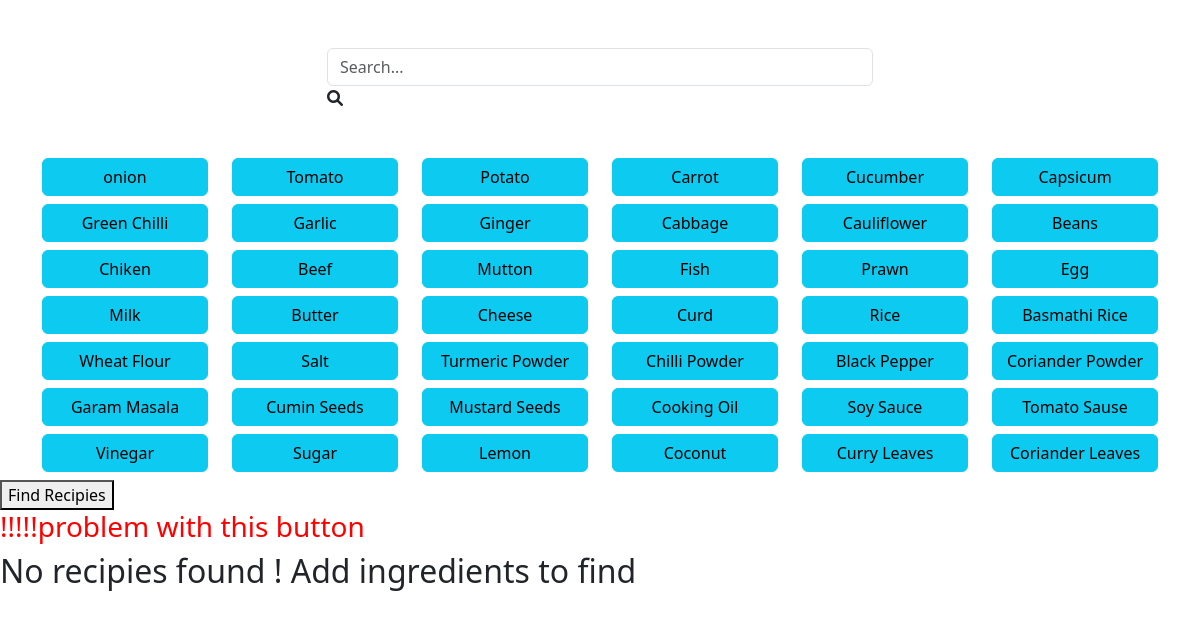
Screenshot of /user/ilist with the database file from the repository.
### frontmodules/models.py (models this page shows, shortened)
class Ingredient(models.Model):
    ingredient_name = models.CharField(max_length=100)
    price = models.PositiveIntegerField()

### frontmodules/views.py (the view, shortened to what this page needs)
# urls.py: path('ilist',IngredientListView.as_view(),name='ilist'),
class IngredientListView(View):
    def get(self,req):
        ingredients = Ingredient.objects.all()
        return render(req,'ingredientlist.html',{'ingredients':ingredients})

### frontmodules/templates/ingredientlist.html (shortened to what this page needs)
<!doctype html>
<html lang="en" data-bs-theme="light">
<head>
    <link href="https://cdn.jsdelivr.net/npm/bootstrap@5.3.8/dist/css/bootstrap.min.css" rel="stylesheet"
 />
</head>
<body>
    <link href="https://cdnjs.cloudflare.com/ajax/libs/font-awesome/6.0.0-beta3/css/all.min.css" rel="stylesheet">
    <div class="container mt-5">
        <div class="row justify-content-center">
            <div class="col-md-6">
                <div class="search-container">
                    <input type="text" id="search-box" class="form-control search-input" placeholder="Search...">
                    <i class="fas fa-search search-icon"></i>
                </div>
            </div>
        </div>
    </div>
    <div class="container mt-5">
        <div class="row ">
            {% for i in ingredients %}
            <div class="col-12 col-sm-6 col-md-4 col-lg-2">
                <button class="ingredient-button btn btn-info w-100 mb-2" data-id="{{i.id}}"
                    data-name="{{i.ingredient_name}}" style="color:black;">
                    {{ i.ingredient_name }}
                </button>
            </div>
            {% endfor %}
        </div>
    </div>
    <form method="post" action="{% url 'ilist' %}" id="recipie-form">
        <button type="submit">Find Recipies</button><span>
            <h3 style="color: red;">!!!!!problem with this button</h3>
        </span>
    </form>
    {% if recipies %}
    <h2>founded recipies</h2>
    {% for i in recipies %}
    <div class="d-flex ">
        <div class="border shadow black w-25 align-items-center justify-content-center"
            style="width: 50 px text-center">
            <h3>{{i.recipie_name}}</h3>
            <p>{{i.description}}</p>
            <a href="#" class="btn btn-primary m-3">make it</a>
        </div>
    </div>
    {% endfor %}
    {% else %}
    <h2>No recipies found ! Add ingredients to find</h2>
    {% endif %}
</body>
</html

### rows the page displays
Ingredient: ingredient_name "onion"
Ingredient: ingredient_name "Tomato"
Ingredient: ingredient_name "Potato"
Ingredient: ingredient_name "Carrot"
Ingredient: ingredient_name "Cucumber"
Ingredient: ingredient_name "Capsicum"
Ingredient: ingredient_name "Green Chilli"
Ingredient: ingredient_name "Garlic"
Ingredient: ingredient_name "Ginger"
Ingredient: ingredient_name "Cabbage"
Ingredient: ingredient_name "Cauliflower"
Ingredient: ingredient_name "Beans"
Ingredient: ingredient_name "Chiken"
Ingredient: ingredient_name "Beef"
Ingredient: ingredient_name "Mutton"
Ingredient: ingredient_name "Fish"
Ingredient: ingredient_name "Prawn"
Ingredient: ingredient_name "Egg"
Ingredient: ingredient_name "Milk"
Ingredient: ingredient_name "Butter"
Ingredient: ingredient_name "Cheese"
Ingredient: ingredient_name "Curd"
Ingredient: ingredient_name "Rice"
Ingredient: ingredient_name "Basmathi Rice"
Ingredient: ingredient_name "Wheat Flour"
Ingredient: ingredient_name "Salt"
Ingredient: ingredient_name "Turmeric Powder"
Ingredient: ingredient_name "Chilli Powder"
Ingredient: ingredient_name "Black Pepper"
Ingredient: ingredient_name "Coriander Powder"
Ingredient: ingredient_name "Garam Masala"
Ingredient: ingredient_name "Cumin Seeds"
Ingredient: ingredient_name "Mustard Seeds"
Ingredient: ingredient_name "Cooking Oil"
Ingredient: ingredient_name "Soy Sauce"
Ingredient: ingredient_name "Tomato Sause"
Ingredient: ingredient_name "Vinegar"
Ingredient: ingredient_name "Sugar"
Ingredient: ingredient_name "Lemon"
Ingredient: ingredient_name "Coconut"
Ingredient: ingredient_name "Curry Leaves"
Ingredient: ingredient_name "Coriander Leaves"
